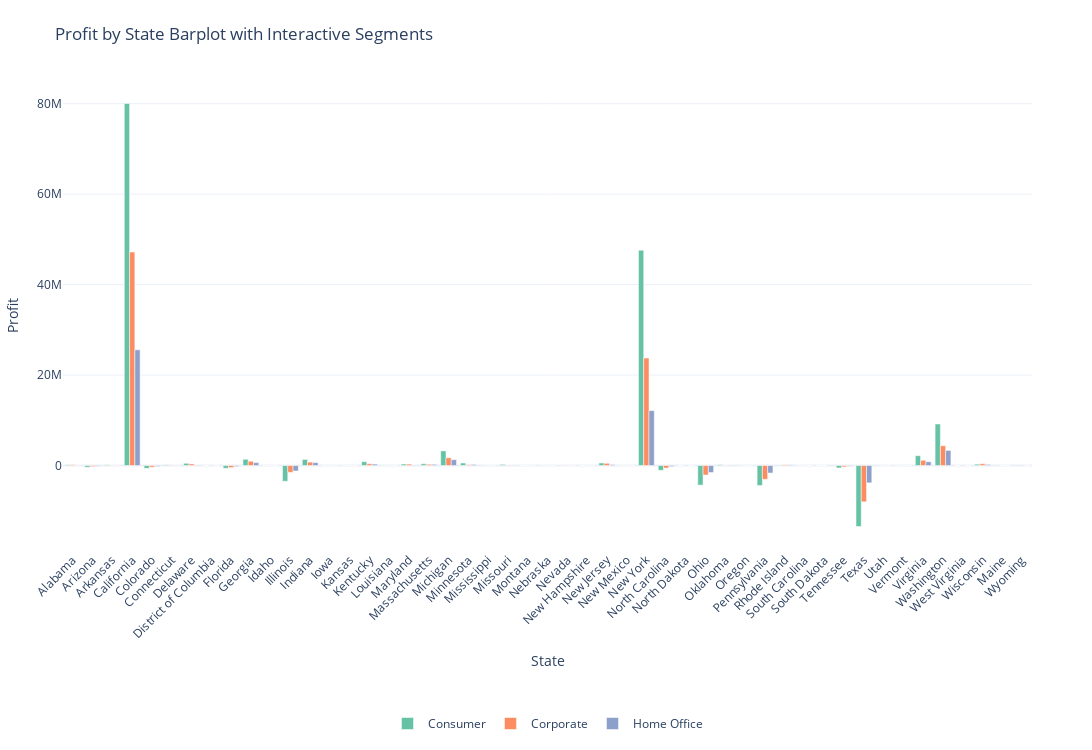

The notebook cell saved with this chart:
### Code cell
import pandas as pd
import plotly.graph_objects as go
import plotly.express as px

# Group by State, Segment, and Region
bar_data = ss.groupby(["Region", "State", "Segment"])["Profit"].sum().reset_index()

# Sort states alphabetically to ensure consistent bar ordering
bar_data = bar_data.sort_values(by="State")

# Segment colors (you can customize these)
segment_colors = {
    "Consumer": "rgb(102,194,165)",
    "Corporate": "rgb(252,141,98)",
    "Home Office": "rgb(141,160,203)"
}

# Initialize figure
fig = go.Figure()

# Add a bar trace for each segment
for segment in bar_data["Segment"].unique():
    seg_df = bar_data[bar_data["Segment"] == segment]
    
    fig.add_trace(go.Bar(
        x=seg_df["State"],
        y=seg_df["Profit"],
        name=segment,
        marker_color=segment_colors[segment],
        hovertemplate=(
            "State: %{x}<br>" +
            "Segment: " + segment + "<br>" +
            "Profit: $%{y:,.2f}<extra></extra>"
        )
    ))

fig.update_layout(
    title="Profit by State Barplot with Interactive Segments",
    xaxis_title="State",
    yaxis_title="Profit",
    barmode="group",
    template="plotly_white",
    width=1200,
    height=750,
    xaxis_tickangle=-45,
    margin=dict(l=60, r=60, t=80, b=200),
    legend=dict(
        orientation="h",
        yanchor="bottom",
        y=-0.4,
        xanchor="center",
        x=0.5
    )
)



fig.show()

### Figure 1 — Plotly figure (JSON) as saved in the notebook; plotly's stock layout.template omitted (floating-point values rounded to 4 significant figures)
{"data": [{"hovertemplate": "State: %{x}<br>Segment: Consumer<br>Profit: $%{y:,.2f}<extra></extra>", "marker": {"color": "rgb(102,194,165)"}, "name": "Consumer", "type": "bar", "x": ["Alabama", "Arizona", "Arkansas", "California", "Colorado", "Connecticut", "Delaware", "District of Columbia", "Florida", "Georgia", "Idaho", "Illinois", "Indiana", "Iowa", "Kansas", "Kentucky", "Louisiana", "Maryland", "Massachusetts", "Michigan", "Minnesota", "Mississippi", "Missouri", "Montana", "Nebraska", "Nevada", "New Hampshire", "New Jersey", "New Mexico", "New York", "North Carolina", "North Dakota", "Ohio", "Oklahoma", "Oregon", "Pennsylvania", "Rhode Island", "South Carolina", "South Dakota", "Tennessee", "Texas", "Utah", "Vermont", "Virginia", "Washington", "West Virginia", "Wisconsin"], "y": [144700.0, -377100.0, 148300.0, 80050000.0, -620100.0, 151000.0, 488900.0, 7417.0, -611900.0, 1381000.0, 7441.0, -3480000.0, 1342000.0, 16570.0, 6692.0, 851200.0, 57100.0, 323400.0, 393600.0, 3229000.0, 552000.0, 88840.0, 244600.0, 7333.0, 38700.0, 59700.0, 10240.0, 557100.0, 17360.0, 47610000.0, -1064000.0, 1151.0, -4328000.0, 169900.0, -79760.0, -4419000.0, 109300.0, 38920.0, 789.7, -534200.0, -13480000.0, 78940.0, 11220.0, 2176000.0, 9186000.0, 185.9, 294100.0]}, {"hovertemplate": "State: %{x}<br>Segment: Corporate<br>Profit: $%{y:,.2f}<extra></extra>", "marker": {"color": "rgb(252,141,98)"}, "name": "Corporate", "type": "bar", "x": ["Alabama", "Arizona", "Arkansas", "California", "Colorado", "Connecticut", "Delaware", "Florida", "Georgia", "Idaho", "Illinois", "Indiana", "Iowa", "Kansas", "Kentucky", "Louisiana", "Maine", "Maryland", "Massachusetts", "Michigan", "Minnesota", "Mississippi", "Missouri", "Montana", "Nebraska", "Nevada", "New Hampshire", "New Jersey", "New Mexico", "New York", "North Carolina", "Ohio", "Oklahoma", "Oregon", "Pennsylvania", "Rhode Island", "South Carolina", "South Dakota", "Tennessee", "Texas", "Utah", "Vermont", "Virginia", "Washington", "Wisconsin"], "y": [162000.0, -236500.0, 56120.0, 47200000.0, -372100.0, 94810.0, 359200.0, -462300.0, 958800.0, 7441.0, -1513000.0, 753700.0, 11840.0, 6692.0, 392000.0, 26350.0, 2272.0, 309400.0, 271400.0, 1712000.0, 173200.0, 44420.0, 96540.0, 3667.0, 26480.0, 43120.0, 15360.0, 488600.0, 12730.0, 23770000.0, -561800.0, -2087000.0, 53390.0, -45240.0, -3050000.0, 153000.0, 33610.0, 3948.0, -299100.0, -8028000.0, 30560.0, 11220.0, 1153000.0, 4376000.0, 394900.0]}, {"hovertemplate": "State: %{x}<br>Segment: Home Office<br>Profit: $%{y:,.2f}<extra></extra>", "marker": {"color": "rgb(141,160,203)"}, "name": "Home Office", "type": "bar", "x": ["Alabama", "Arizona", "Arkansas", "California", "Colorado", "Connecticut", "Delaware", "District of Columbia", "Florida", "Georgia", "Idaho", "Illinois", "Indiana", "Iowa", "Kansas", "Kentucky", "Louisiana", "Maine", "Maryland", "Massachusetts", "Michigan", "Minnesota", "Mississippi", "Missouri", "Montana", "Nebraska", "Nevada", "New Hampshire", "New Jersey", "New Mexico", "New York", "North Carolina", "North Dakota", "Ohio", "Oklahoma", "Oregon", "Pennsylvania", "Rhode Island", "South Carolina", "Tennessee", "Texas", "Utah", "Vermont", "Virginia", "Washington", "West Virginia", "Wisconsin", "Wyoming"], "y": [46290.0, -154300.0, 36080.0, 25590000.0, -195800.0, 42140.0, 109800.0, 3179.0, -227800.0, 650000.0, 2480.0, -1210000.0, 643400.0, 7103.0, 6692.0, 313600.0, 8784.0, 1363.0, 105500.0, 251100.0, 1297000.0, 238100.0, 34900.0, 83670.0, 16500.0, 12220.0, 26530.0, 20480.0, 224800.0, 12730.0, 12140000.0, -239700.0, 460.3, -1544000.0, 97080.0, -22620.0, -1665000.0, 145700.0, 1769.0, -144200.0, -3834000.0, 25470.0, 2245.0, 836900.0, 3340000.0, 557.8, 235300.0, 100.2]}], "layout": {"barmode": "group", "height": 750, "legend": {"orientation": "h", "x": 0.5, "xanchor": "center", "y": -0.4, "yanchor": "bottom"}, "margin": {"b": 200, "l": 60, "r": 60, "t": 80}, "title": {"text": "Profit by State Barplot with Interactive Segments"}, "width": 1200, "xaxis": {"autorange": true, "range": [-0.5, 48.5], "tickangle": -45, "title": {"text": "State"}, "type": "category"}, "yaxis": {"autorange": true, "range": [-18680000.0, 85240000.0], "title": {"text": "Profit"}, "type": "linear"}}}
